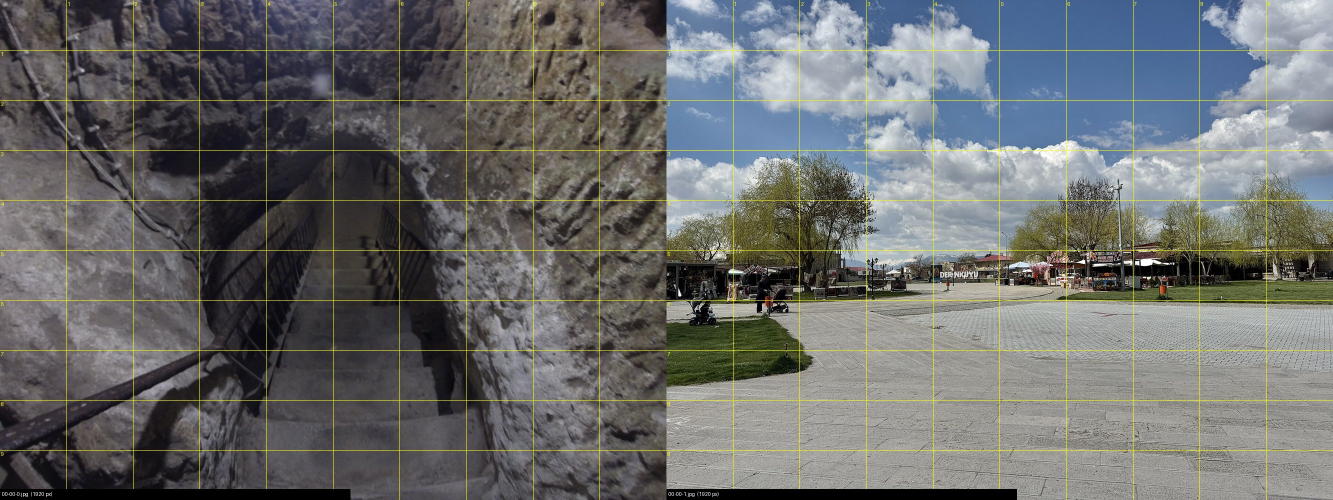
#> input picture production/derinkuyu/build/photocheck/p_000.jpg, 2666 x 1000 px (shown at 1/2 size); its folder holds only this picture in this run
$ python -i cutaways.py   (imports and definitions only)
#> lines starting #> are read from the running program, lines starting #| are printed output that depends on the picture; after the words box and inside, x2 and y2 are one past the last pixel; in counts of white or black regions, pixels touching at a corner belong together
#> further down, picture is the input picture: shape (1000, 2666, 3); mean B, G, R 107.7, 108.1, 106.4
"""Full-screen cutaways that break away from the evidence board:
archival footage, full-screen photographs, museum 'hero' object shots, kinetic type and triptychs.
Shots are keyed to narration sentences; the board engine calls compose() for every frame."""
import os, math, json
import numpy as np, cv2, sys
sys.path.insert(0, os.path.join(os.path.dirname(os.path.abspath(__file__)), "..", "docengine"))
import motion as MO, transitions as TR
from PIL import Image, ImageDraw

E = None
FOOT = {'V': ('vesuvius44.mp4', 'ARCHIVAL FOOTAGE  ·  ERUPTION OF VESUVIUS, MARCH 1944  ·  U.S. ARMY SIGNAL CORPS (NATIONAL ARCHIVES)'),
        'R': ('ruins43.mp4', 'ARCHIVAL FOOTAGE  ·  POMPEII AND VESUVIUS, 1943  ·  U.S. ARMY SIGNAL CORPS (NATIONAL ARCHIVES)')}

# sentence index -> list of shots.  part=(a,b) uses a fraction of the sentence.
F = lambda src, a, b, **k: dict(kind='foot', src=src, a=a, b=b, **k)
P = lambda id_, label=None, **k: dict(kind='photo', id=id_, label=label, **k)
O = lambda id_, title, sub, **k: dict(kind='object', id=id_, title=title, sub=sub, **k)
K = lambda text, red=(), **k: dict(kind='type', text=text, red=set(red), **k)
T = lambda ids, label, **k: dict(kind='trip', ids=ids, label=label, **k)
SHOTS = {}
CUTS = []
TIN = .28

# [42 lines left out: function init, not called in this run]

# ------------------------------------------------------------------ helpers
W, H = 1920, 1080
SH = np.array([34, 38, 24], np.float32); HI = np.array([196, 222, 238], np.float32)    # BGR split tone: teal shadows, warm highlights
# [7 lines left out: function grade, not called in this run]
_GR = None
# [6 lines left out: function finish, not called in this run]

def zoom(img, z, cx=.5, cy=.5):
    M = np.float32([[z, 0, W*cx - z*W*cx], [0, z, H*cy - z*H*cy]])
    return cv2.warpAffine(img, M, (W, H), flags=cv2.INTER_LINEAR, borderMode=cv2.BORDER_REFLECT)

def cover(img, w, h, extra=1.0):
    ih, iw = img.shape[:2]; s = max(w/iw, h/ih) * extra
    return cv2.resize(img, (int(iw*s) + 1, int(ih*s) + 1), interpolation=cv2.INTER_AREA if s < 1 else cv2.INTER_CUBIC)

# [9 lines left out: function label, not called in this run]

_IMG = {}
# [29 lines left out: functions longest_run, museum_img, not called in this run]

_CUT = {}
# [14 lines left out: function object_rgba, not called in this run]

class Reader:
    def __init__(self, path):
        self.cap = cv2.VideoCapture(path); self.fps = self.cap.get(cv2.CAP_PROP_FPS) or 24; self.last = -9; self.fr = None
    # [7 lines left out: function get, not called in this run]
_RD = {}

# ------------------------------------------------------------------ shot renderers
# [21 lines left out: function r_foot, not called in this run]

_PREVMOVE = [None]
# [13 lines left out: function r_photo, not called in this run]

_BG = None
# [39 lines left out: functions dark_bg, blend_rgba, r_object, not called in this run]

_WIMG = {}
# [57 lines left out: functions word_img, type_layout, r_type, content_center, not called in this run]

def object_box(im):
    """Bounding box of the object, found from its edges (robust to gradient studio backdrops)."""
    sc = 800 / max(im.shape[:2]); sm = cv2.resize(im, None, fx=sc, fy=sc, interpolation=cv2.INTER_AREA)
#> after `sc = 800 / max(im.shape[:2])`: sc = 0.3
#> after `sm = cv2.resize(im, None, fx=sc, fy=sc, interpolation=cv2.INTER_AREA)`:
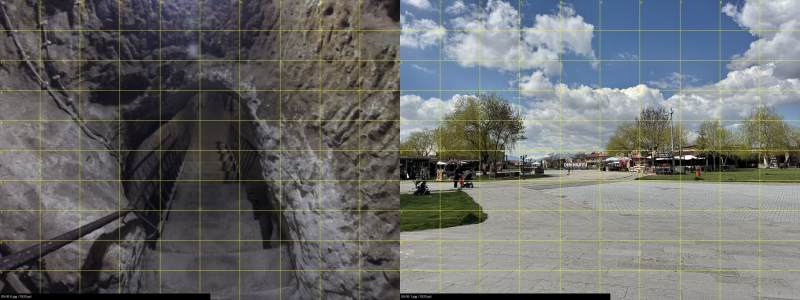
#> sm: shape (300, 800, 3); mean B, G, R 107.7, 108.1, 106.4
    g = cv2.GaussianBlur(cv2.cvtColor(sm, cv2.COLOR_BGR2GRAY), (0, 0), 1.5)
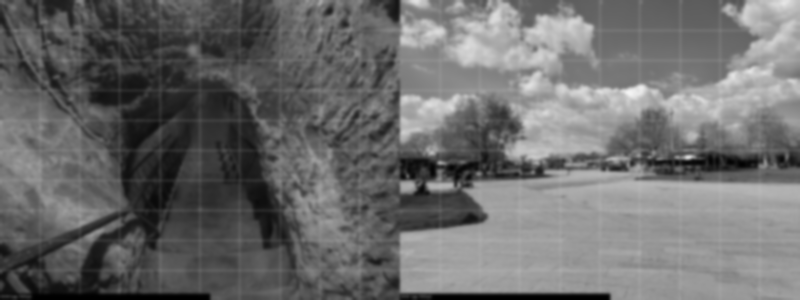
#> g: shape (300, 800); min 0, max 244, mean 107.6
    ed = cv2.dilate(cv2.Canny(g, 40, 110), np.ones((5, 5), np.uint8))
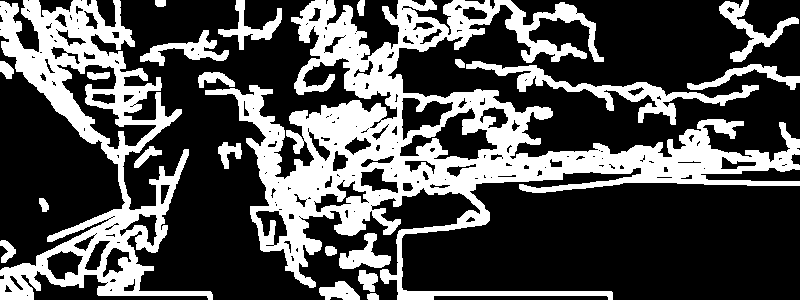
#> ed: shape (300, 800); 31.6% white; 22 white regions, largest, box (x1, y1, x2, y2) and area: (205, 0, 800, 300) 45919, (0, 0, 213, 300) 18944, (466, 61, 759, 125) 3285
    ys, xs = np.nonzero(ed)
    if len(xs) < 50: return 0, 0, im.shape[1], im.shape[0]
    return tuple(int(v / sc) for v in (np.percentile(xs, .5), np.percentile(ys, .5), np.percentile(xs, 99.5), np.percentile(ys, 99.5)))

# [19 lines left out: function frame_object, not called in this run]

def panel_fill(crop):
    cx, cy, fill = content_center(crop); return fill

# [32 lines left out: functions r_trip, audit, not called in this run]

R = {'foot': r_foot, 'photo': r_photo, 'object': r_object, 'type': r_type, 'trip': r_trip}

# [27 lines left out: functions active, compose, not called in this run]

>>> import cv2
>>> picture = cv2.imread('../derinkuyu/build/photocheck/p_000.jpg')
>>> result = object_box(picture)
#> result = (13, 6, 2636, 986)

$ run again, on production/derinkuyu/build/photocheck/p_001.jpg
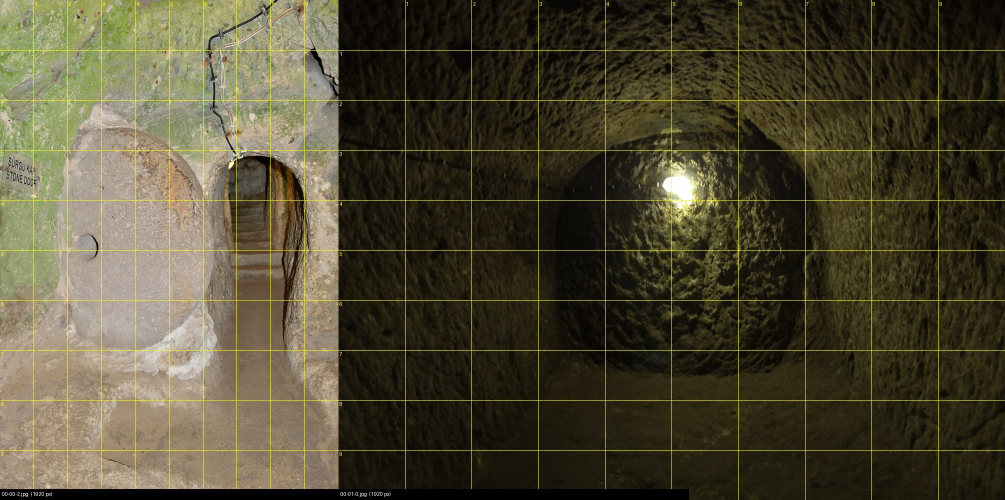
#> input picture production/derinkuyu/build/photocheck/p_001.jpg, 2010 x 1000 px (shown at 1/2 size)
#> picture is the input picture: shape (1000, 2010, 3); mean B, G, R 50.8, 73.1, 79
#> in object_box, `g = cv2.GaussianBlur(cv2.cvtColor(sm, cv2.COLOR_BGR2GRAY), (0, 0), 1.5)`:
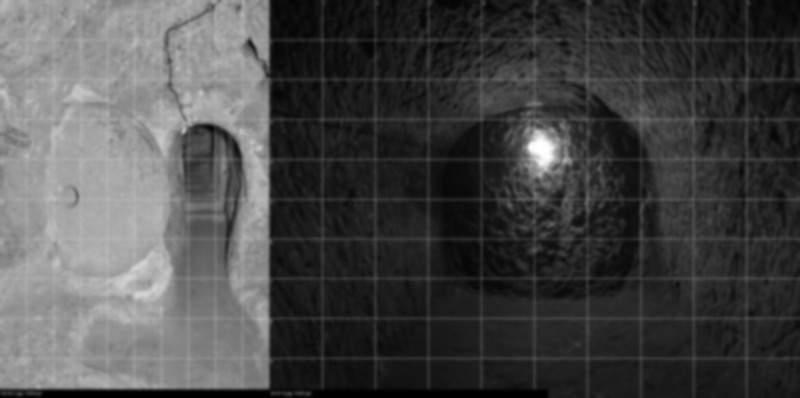
#> g: shape (398, 800); min 0, max 255, mean 72.3
#> in object_box, `ed = cv2.dilate(cv2.Canny(g, 40, 110), np.ones((5, 5), np.uint8))`:
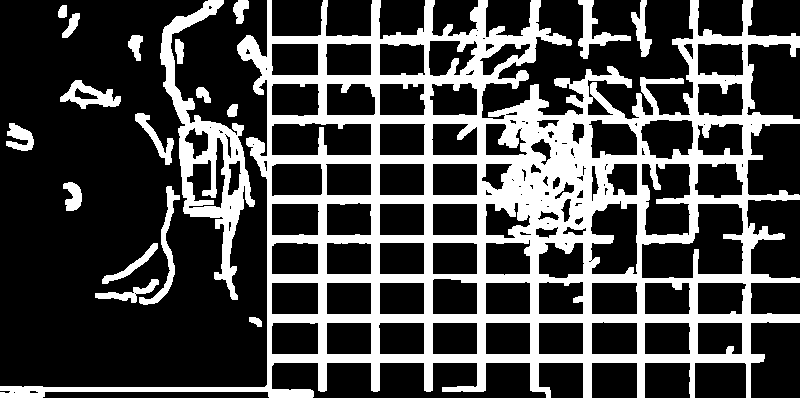
#> ed: shape (398, 800); 28% white; 19 white regions, largest, box (x1, y1, x2, y2) and area: (0, 0, 800, 398) 75537, (160, 0, 255, 300) 6919, (578, 0, 631, 59) 901
#> result = (47, 7, 1982, 989)

$ run again, on production/derinkuyu/build/photocheck/p_003.jpg
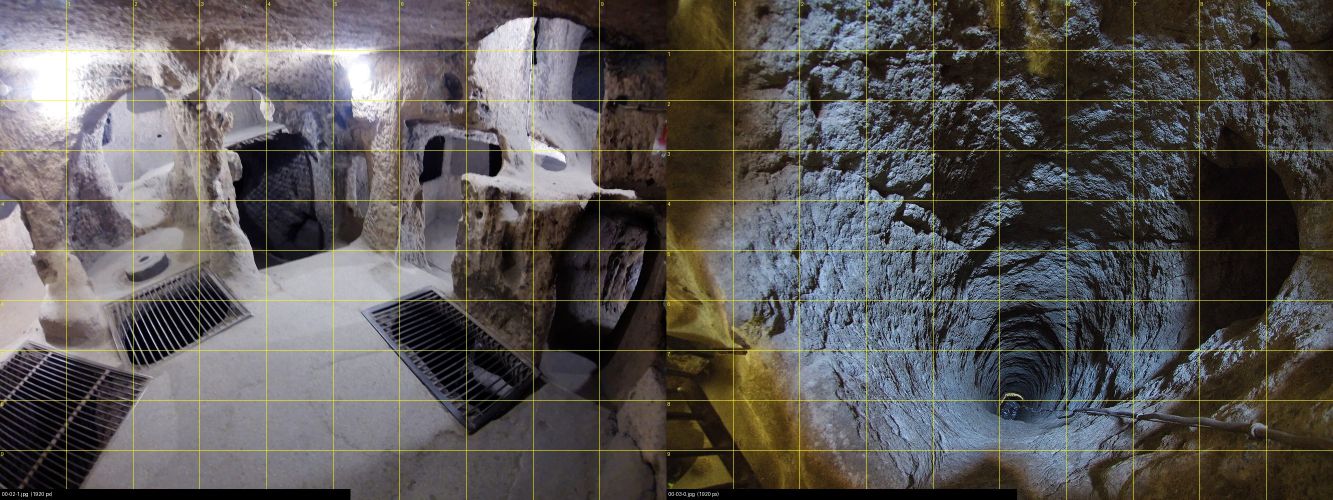
#> input picture production/derinkuyu/build/photocheck/p_003.jpg, 2666 x 1000 px (shown at 1/2 size)
#> picture is the input picture: shape (1000, 2666, 3); mean B, G, R 85.2, 86.6, 89.8
#> in object_box, `g = cv2.GaussianBlur(cv2.cvtColor(sm, cv2.COLOR_BGR2GRAY), (0, 0), 1.5)`:
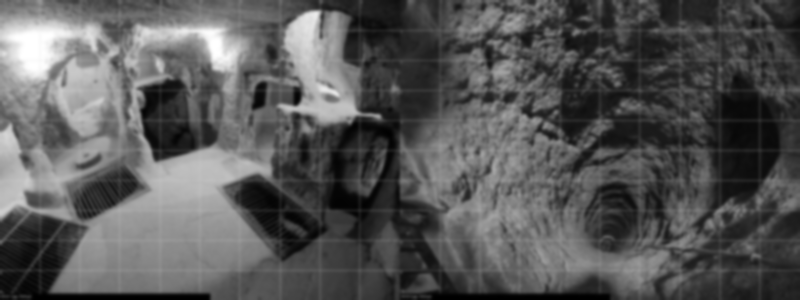
#> g: shape (300, 800); min 0, max 255, mean 87.4
#> in object_box, `ed = cv2.dilate(cv2.Canny(g, 40, 110), np.ones((5, 5), np.uint8))`:
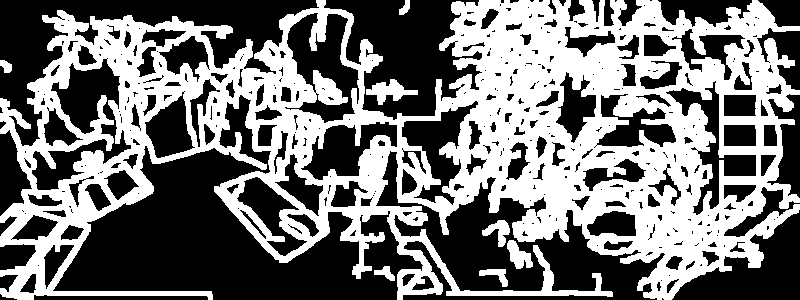
#> ed: shape (300, 800); 45.5% white; 8 white regions, largest, box (x1, y1, x2, y2) and area: (0, 0, 800, 300) 107299, (366, 79, 418, 105) 612, (507, 240, 533, 269) 425
#> result = (23, 9, 2622, 983)

$ run again, on production/derinkuyu/build/photocheck/p_009.jpg
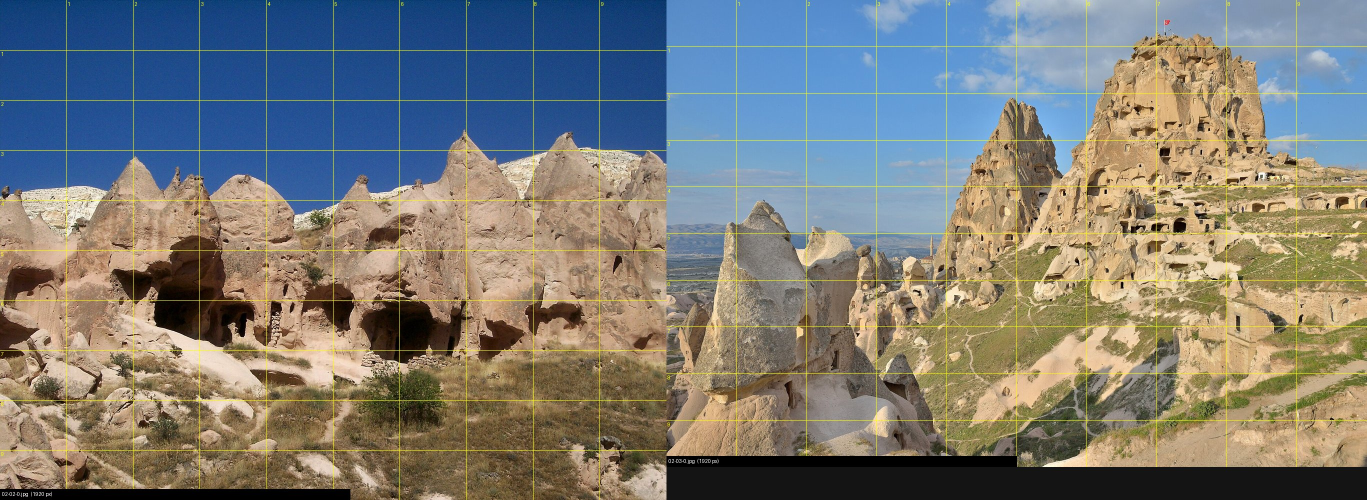
#> input picture production/derinkuyu/build/photocheck/p_009.jpg, 2733 x 1000 px (shown at 1/2 size)
#> picture is the input picture: shape (1000, 2733, 3); mean B, G, R 119.3, 124.1, 123.9
#> in object_box, `g = cv2.GaussianBlur(cv2.cvtColor(sm, cv2.COLOR_BGR2GRAY), (0, 0), 1.5)`:
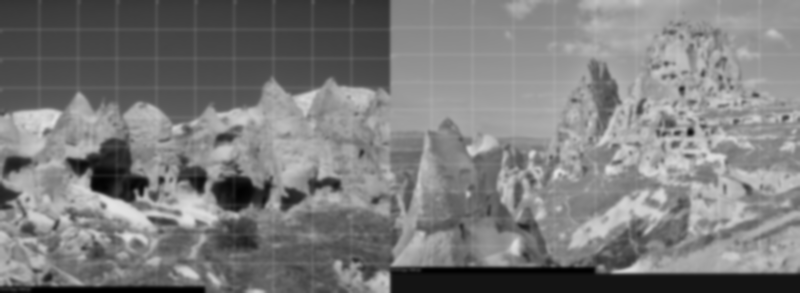
#> g: shape (293, 800); min 0, max 228, mean 123.4
#> in object_box, `ed = cv2.dilate(cv2.Canny(g, 40, 110), np.ones((5, 5), np.uint8))`:
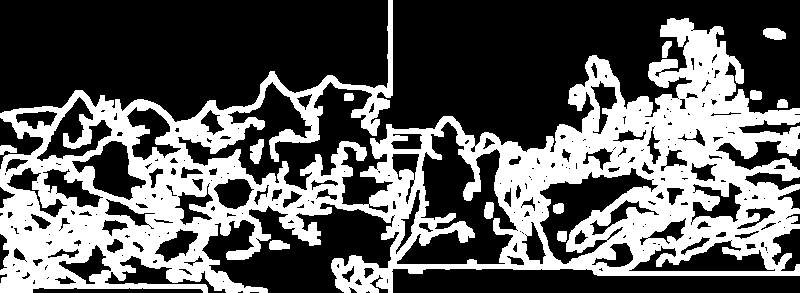
#> ed: shape (293, 800); 36.7% white; 12 white regions, largest, box (x1, y1, x2, y2) and area: (0, 0, 800, 293) 84621, (250, 139, 264, 164) 231, (763, 28, 786, 40) 220
#> result = (13, 95, 2712, 987)
